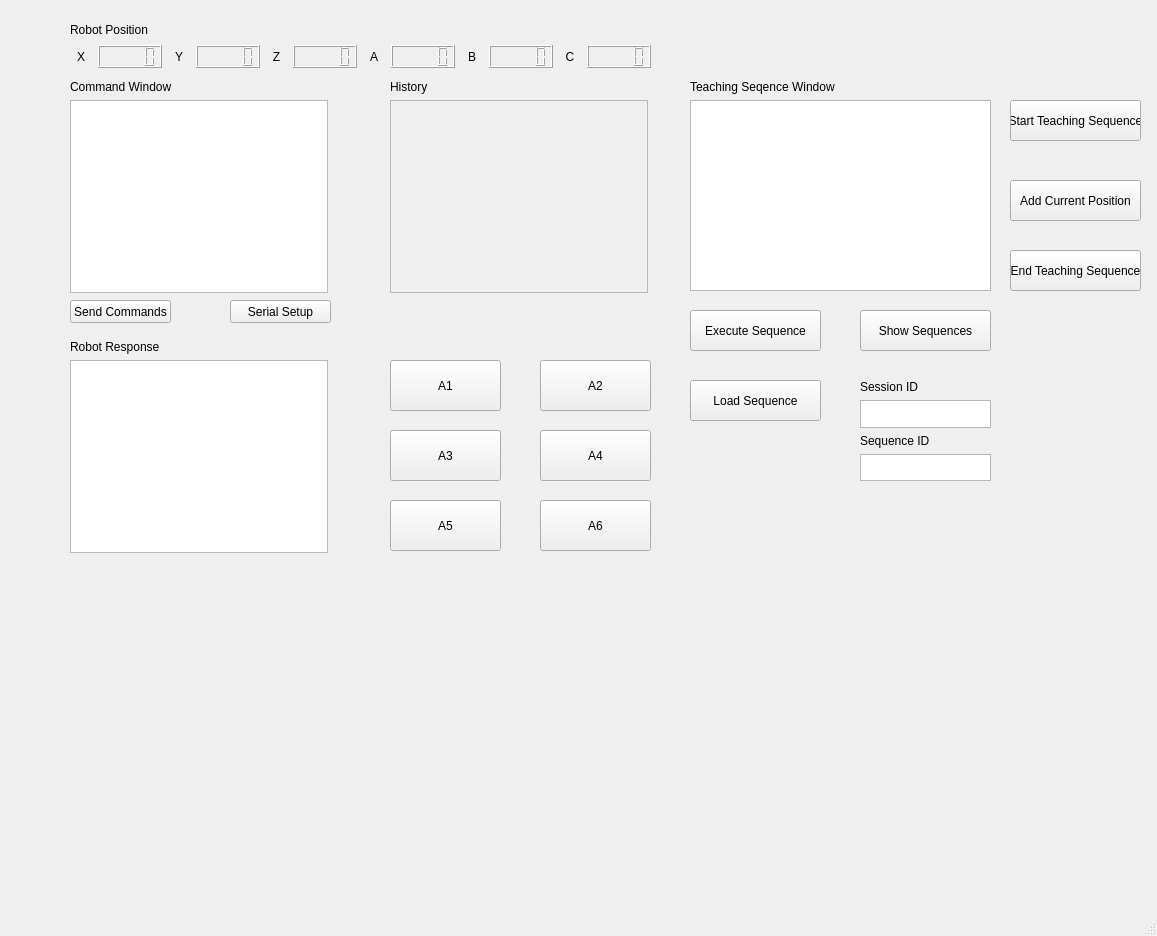
<?xml version="1.0" encoding="UTF-8"?>
<ui version="4.0">
 <class>RobotCmdGui</class>
 <widget class="QMainWindow" name="RobotCmdGui">
  <property name="geometry">
   <rect>
    <x>0</x>
    <y>0</y>
    <width>1157</width>
    <height>936</height>
   </rect>
  </property>
  <property name="windowTitle">
   <string>RobotApp</string>
  </property>
  <widget class="QWidget" name="centralwidget">
   <widget class="QWidget" name="layoutWidget">
    <property name="geometry">
     <rect>
      <x>390</x>
      <y>80</y>
      <width>258</width>
      <height>213</height>
     </rect>
    </property>
    <layout class="QVBoxLayout" name="verticalLayout_3">
     <item>
      <widget class="QLabel" name="label_3">
       <property name="text">
        <string>History</string>
       </property>
      </widget>
     </item>
     <item>
      <widget class="QTextBrowser" name="txCmdHistory">
       <property name="enabled">
        <bool>false</bool>
       </property>
      </widget>
     </item>
    </layout>
   </widget>
   <widget class="QWidget" name="layoutWidget_2">
    <property name="geometry">
     <rect>
      <x>70</x>
      <y>80</y>
      <width>258</width>
      <height>213</height>
     </rect>
    </property>
    <layout class="QVBoxLayout" name="verticalLayout">
     <item>
      <widget class="QLabel" name="label_2">
       <property name="text">
        <string>Command Window</string>
       </property>
      </widget>
     </item>
     <item>
      <widget class="QTextEdit" name="etCmdWindow"/>
     </item>
    </layout>
   </widget>
   <widget class="QWidget" name="layoutWidget_3">
    <property name="geometry">
     <rect>
      <x>70</x>
      <y>340</y>
      <width>258</width>
      <height>213</height>
     </rect>
    </property>
    <layout class="QVBoxLayout" name="verticalLayout_2">
     <item>
      <widget class="QLabel" name="label">
       <property name="text">
        <string>Robot Response</string>
       </property>
      </widget>
     </item>
     <item>
      <widget class="QTextBrowser" name="txRobotResponse"/>
     </item>
    </layout>
   </widget>
   <widget class="QPushButton" name="btnSendCmd">
    <property name="geometry">
     <rect>
      <x>70</x>
      <y>300</y>
      <width>101</width>
      <height>23</height>
     </rect>
    </property>
    <property name="text">
     <string>Send Commands</string>
    </property>
   </widget>
   <widget class="QPushButton" name="btnSerialSetup">
    <property name="geometry">
     <rect>
      <x>230</x>
      <y>300</y>
      <width>101</width>
      <height>23</height>
     </rect>
    </property>
    <property name="text">
     <string>Serial Setup</string>
    </property>
   </widget>
   <widget class="QPushButton" name="btnStartSequence">
    <property name="geometry">
     <rect>
      <x>1010</x>
      <y>100</y>
      <width>131</width>
      <height>41</height>
     </rect>
    </property>
    <property name="text">
     <string>Start Teaching Sequence</string>
    </property>
   </widget>
   <widget class="QPushButton" name="btnEndSequence">
    <property name="geometry">
     <rect>
      <x>1010</x>
      <y>250</y>
      <width>131</width>
      <height>41</height>
     </rect>
    </property>
    <property name="text">
     <string>End Teaching Sequence</string>
    </property>
   </widget>
   <widget class="QPushButton" name="btnAddPosition">
    <property name="geometry">
     <rect>
      <x>1010</x>
      <y>180</y>
      <width>131</width>
      <height>41</height>
     </rect>
    </property>
    <property name="text">
     <string>Add Current Position</string>
    </property>
   </widget>
   <widget class="QPushButton" name="btnLoadSequence">
    <property name="geometry">
     <rect>
      <x>690</x>
      <y>380</y>
      <width>131</width>
      <height>41</height>
     </rect>
    </property>
    <property name="text">
     <string>Load Sequence</string>
    </property>
   </widget>
   <widget class="QPushButton" name="btnExecuteSequence">
    <property name="geometry">
     <rect>
      <x>690</x>
      <y>310</y>
      <width>131</width>
      <height>41</height>
     </rect>
    </property>
    <property name="text">
     <string>Execute Sequence</string>
    </property>
   </widget>
   <widget class="QPushButton" name="btnShowSequence">
    <property name="geometry">
     <rect>
      <x>860</x>
      <y>310</y>
      <width>131</width>
      <height>41</height>
     </rect>
    </property>
    <property name="text">
     <string>Show Sequences</string>
    </property>
   </widget>
   <widget class="QWidget" name="">
    <property name="geometry">
     <rect>
      <x>70</x>
      <y>20</y>
      <width>581</width>
      <height>48</height>
     </rect>
    </property>
    <layout class="QVBoxLayout" name="verticalLayout_4">
     <item>
      <widget class="QLabel" name="label_4">
       <property name="text">
        <string>Robot Position</string>
       </property>
      </widget>
     </item>
     <item>
      <layout class="QHBoxLayout" name="horizontalLayout_7">
       <item>
        <layout class="QHBoxLayout" name="horizontalLayout_6">
         <item>
          <widget class="QLabel" name="label_5">
           <property name="text">
            <string>X</string>
           </property>
           <property name="alignment">
            <set>Qt::AlignCenter</set>
           </property>
          </widget>
         </item>
         <item>
          <widget class="QLCDNumber" name="lcdXPosition"/>
         </item>
        </layout>
       </item>
       <item>
        <layout class="QHBoxLayout" name="horizontalLayout_5">
         <item>
          <widget class="QLabel" name="label_7">
           <property name="text">
            <string>Y</string>
           </property>
           <property name="alignment">
            <set>Qt::AlignCenter</set>
           </property>
          </widget>
         </item>
         <item>
          <widget class="QLCDNumber" name="lcdYPosition"/>
         </item>
        </layout>
       </item>
       <item>
        <layout class="QHBoxLayout" name="horizontalLayout_4">
         <item>
          <widget class="QLabel" name="label_6">
           <property name="text">
            <string>Z</string>
           </property>
           <property name="alignment">
            <set>Qt::AlignCenter</set>
           </property>
          </widget>
         </item>
         <item>
          <widget class="QLCDNumber" name="lcdZPosition"/>
         </item>
        </layout>
       </item>
       <item>
        <layout class="QHBoxLayout" name="horizontalLayout">
         <item>
          <widget class="QLabel" name="label_8">
           <property name="text">
            <string>A</string>
           </property>
           <property name="alignment">
            <set>Qt::AlignCenter</set>
           </property>
          </widget>
         </item>
         <item>
          <widget class="QLCDNumber" name="lcdAAngle"/>
         </item>
        </layout>
       </item>
       <item>
        <layout class="QHBoxLayout" name="horizontalLayout_2">
         <item>
          <widget class="QLabel" name="label_9">
           <property name="text">
            <string>B</string>
           </property>
           <property name="alignment">
            <set>Qt::AlignCenter</set>
           </property>
          </widget>
         </item>
         <item>
          <widget class="QLCDNumber" name="lcdBAngle"/>
         </item>
        </layout>
       </item>
       <item>
        <layout class="QHBoxLayout" name="horizontalLayout_3">
         <item>
          <widget class="QLabel" name="label_10">
           <property name="text">
            <string>C</string>
           </property>
           <property name="alignment">
            <set>Qt::AlignCenter</set>
           </property>
          </widget>
         </item>
         <item>
          <widget class="QLCDNumber" name="lcdCAngle"/>
         </item>
        </layout>
       </item>
      </layout>
     </item>
    </layout>
   </widget>
   <widget class="QWidget" name="">
    <property name="geometry">
     <rect>
      <x>860</x>
      <y>380</y>
      <width>131</width>
      <height>101</height>
     </rect>
    </property>
    <layout class="QVBoxLayout" name="verticalLayout_8">
     <item>
      <layout class="QVBoxLayout" name="verticalLayout_6">
       <item>
        <widget class="QLabel" name="label_11">
         <property name="text">
          <string>Session ID</string>
         </property>
        </widget>
       </item>
       <item>
        <widget class="QTextEdit" name="etSessionID"/>
       </item>
      </layout>
     </item>
     <item>
      <layout class="QVBoxLayout" name="verticalLayout_7">
       <item>
        <widget class="QLabel" name="label_12">
         <property name="text">
          <string>Sequence ID</string>
         </property>
        </widget>
       </item>
       <item>
        <widget class="QTextEdit" name="etSequenceID"/>
       </item>
      </layout>
     </item>
    </layout>
   </widget>
   <widget class="QWidget" name="">
    <property name="geometry">
     <rect>
      <x>690</x>
      <y>80</y>
      <width>301</width>
      <height>211</height>
     </rect>
    </property>
    <layout class="QVBoxLayout" name="verticalLayout_9">
     <item>
      <widget class="QLabel" name="label_13">
       <property name="text">
        <string>Teaching Seqence Window</string>
       </property>
      </widget>
     </item>
     <item>
      <widget class="QTextBrowser" name="txSequenceWindow"/>
     </item>
    </layout>
   </widget>
   <widget class="QPushButton" name="btnAxis3">
    <property name="geometry">
     <rect>
      <x>390</x>
      <y>430</y>
      <width>111</width>
      <height>51</height>
     </rect>
    </property>
    <property name="text">
     <string>A3</string>
    </property>
   </widget>
   <widget class="QPushButton" name="btnAxis4">
    <property name="geometry">
     <rect>
      <x>540</x>
      <y>430</y>
      <width>111</width>
      <height>51</height>
     </rect>
    </property>
    <property name="text">
     <string>A4</string>
    </property>
   </widget>
   <widget class="QPushButton" name="btnAxis5">
    <property name="geometry">
     <rect>
      <x>390</x>
      <y>500</y>
      <width>111</width>
      <height>51</height>
     </rect>
    </property>
    <property name="text">
     <string>A5</string>
    </property>
   </widget>
   <widget class="QPushButton" name="btnAxis1">
    <property name="geometry">
     <rect>
      <x>390</x>
      <y>360</y>
      <width>111</width>
      <height>51</height>
     </rect>
    </property>
    <property name="text">
     <string>A1</string>
    </property>
   </widget>
   <widget class="QPushButton" name="btnAxis2">
    <property name="geometry">
     <rect>
      <x>540</x>
      <y>360</y>
      <width>111</width>
      <height>51</height>
     </rect>
    </property>
    <property name="text">
     <string>A2</string>
    </property>
   </widget>
   <widget class="QPushButton" name="btnAxis6">
    <property name="geometry">
     <rect>
      <x>540</x>
      <y>500</y>
      <width>111</width>
      <height>51</height>
     </rect>
    </property>
    <property name="text">
     <string>A6</string>
    </property>
   </widget>
   <zorder>layoutWidget</zorder>
   <zorder>layoutWidget</zorder>
   <zorder>layoutWidget_2</zorder>
   <zorder>layoutWidget_3</zorder>
   <zorder>btnSendCmd</zorder>
   <zorder>btnSerialSetup</zorder>
   <zorder>btnStartSequence</zorder>
   <zorder>btnEndSequence</zorder>
   <zorder>btnAddPosition</zorder>
   <zorder></zorder>
   <zorder>btnLoadSequence</zorder>
   <zorder>lcdCAngle</zorder>
   <zorder></zorder>
   <zorder>label_7</zorder>
   <zorder></zorder>
   <zorder></zorder>
   <zorder></zorder>
   <zorder></zorder>
   <zorder></zorder>
   <zorder>label_4</zorder>
   <zorder>txSequenceWindow</zorder>
   <zorder>btnExecuteSequence</zorder>
   <zorder>btnShowSequence</zorder>
   <zorder>etSessionID</zorder>
   <zorder>label_11</zorder>
   <zorder>etSequenceID</zorder>
   <zorder>label_12</zorder>
   <zorder>label_13</zorder>
  </widget>
  <widget class="QMenuBar" name="menubar">
   <property name="geometry">
    <rect>
     <x>0</x>
     <y>0</y>
     <width>1157</width>
     <height>21</height>
    </rect>
   </property>
  </widget>
  <widget class="QStatusBar" name="statusbar"/>
 </widget>
 <resources/>
 <connections/>
</ui>
